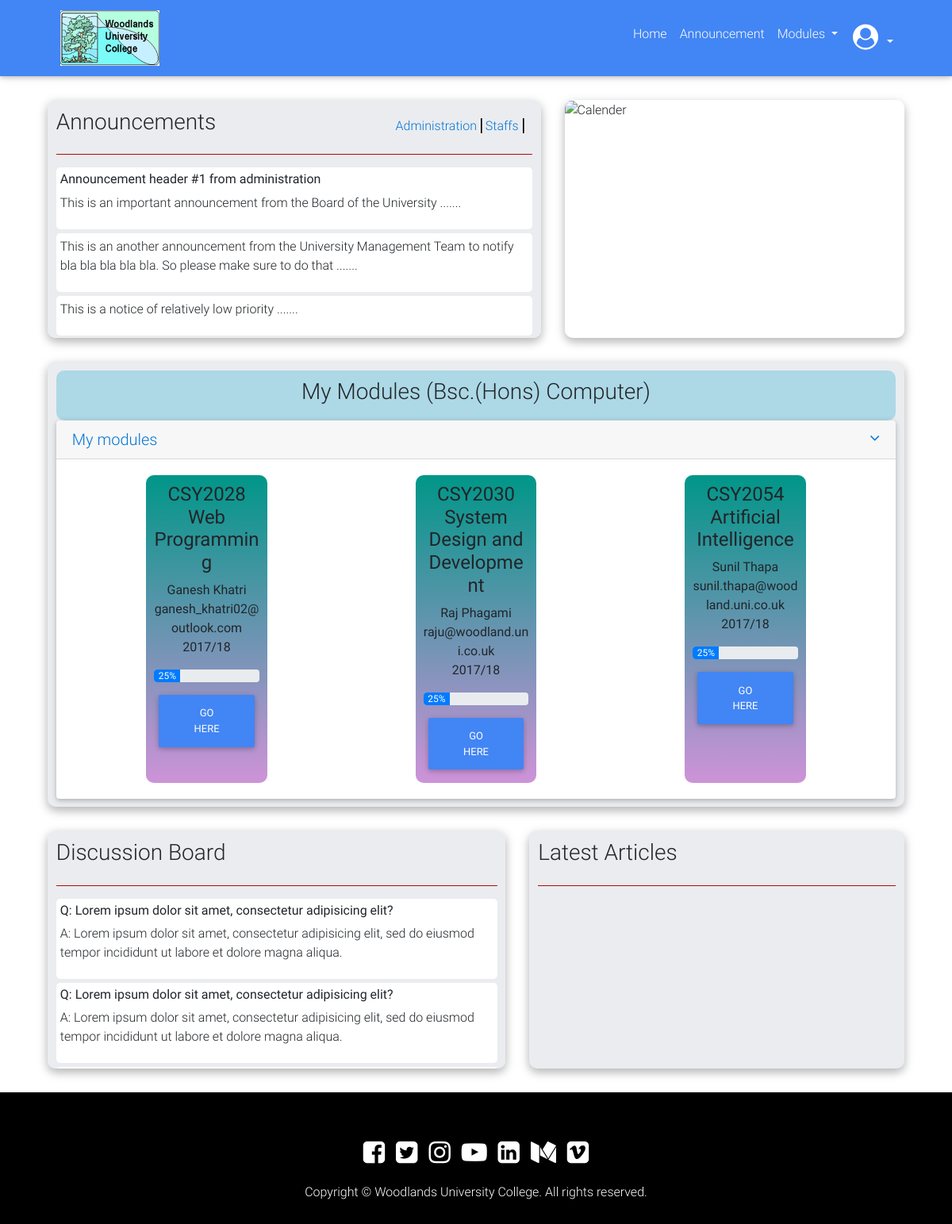
Before: /student/index.php with the older database file.
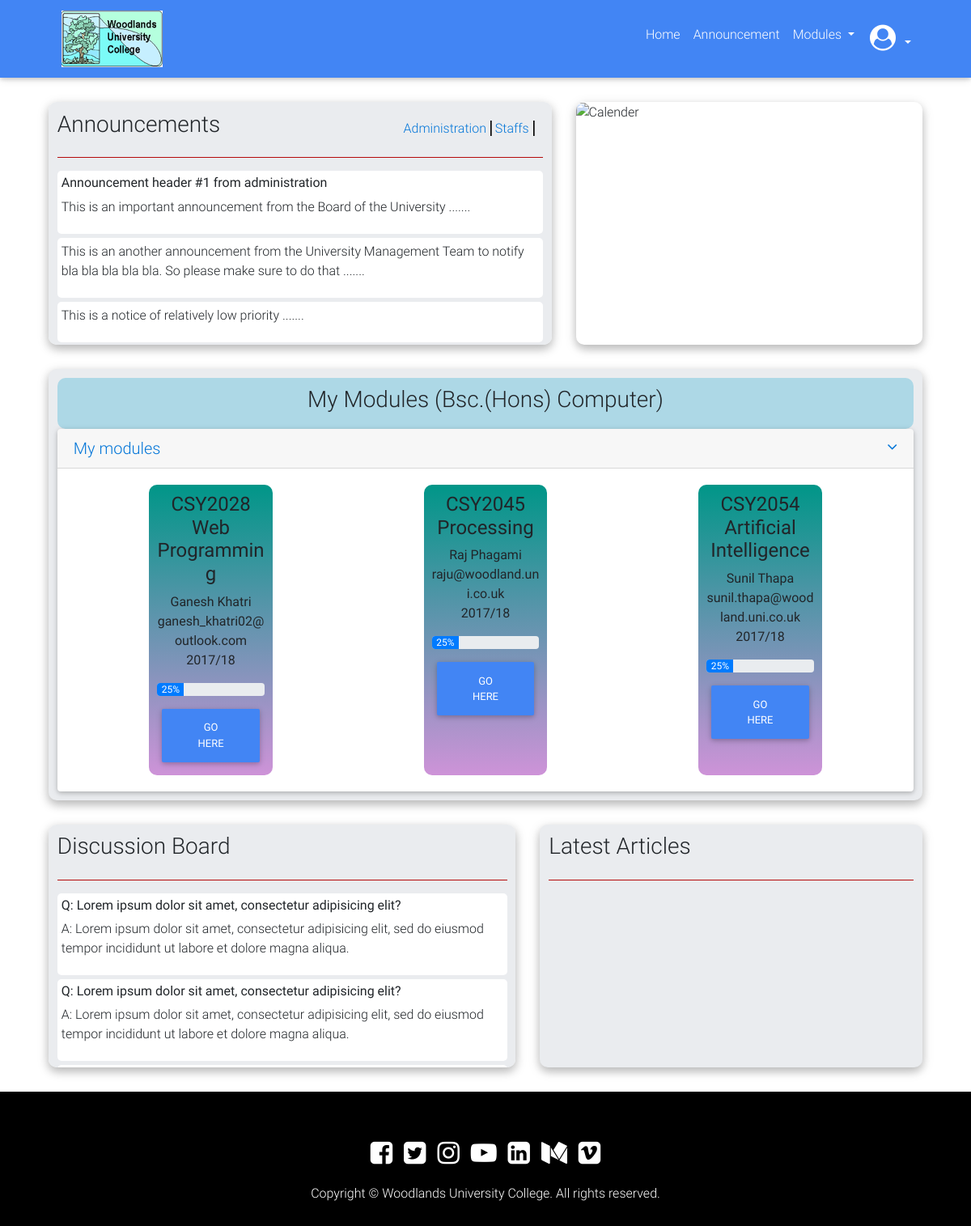
After: the same page with the newer database file.
### tables this page shows
CREATE TABLE `course` (
  `course_id` int(10) NOT NULL,
  `courseName` varchar(255) NOT NULL,
  `degree` varchar(255) NOT NULL
);

CREATE TABLE `module` (
  `module_id` int(10) NOT NULL,
  `course_id` int(10) NOT NULL,
  `moduleName` varchar(255) NOT NULL,
  `level` int(5) NOT NULL,
  `pts` int(10) NOT NULL,
  `ass1` varchar(255) NOT NULL,
  `ass2` varchar(255) NOT NULL,
  `exam` varchar(255) NOT NULL,
  `moduleCode` varchar(255) NOT NULL,
  `tutor_id` int(9) NOT NULL
);

CREATE TABLE `staff` (
  `staffId` int(9) NOT NULL,
  `staffFirstName` varchar(255) NOT NULL,
  `staffMiddleName` varchar(255) NOT NULL,
  `staffSurName` varchar(255) NOT NULL,
  `email` varchar(255) NOT NULL,
  `address` varchar(255) NOT NULL,
  `phone` varchar(20) NOT NULL,
  `role` varchar(255) NOT NULL DEFAULT 'Teacher',
  `specialistSubject` varchar(100) NOT NULL,
  `status` varchar(40) NOT NULL,
  `dormacyReason` varchar(30) NOT NULL,
  `gender` varchar(10) NOT NULL,
  `pwd` varchar(30) NOT NULL
);

### classes/databaseQuery.php (called while the page is built, shortened)
<?php
	class QueryDatabase{
		public $pdo; public $tableName;
		function __construct($pdo, $tableName){
			$this->pdo = $pdo;
			$this->tableName = $tableName;
		}
		function find($field, $value) {
		        $stmt = $this->pdo->prepare('SELECT * FROM ' . $this->tableName . ' WHERE ' . $field . ' = :value');
		        $criteria = [
		                'value' => $value
		        ];
		        $stmt->execute($criteria);
		        return $stmt;
		}
	}
?>

### functions/load-Template-Function.php (called while the page is built, shortened)
<?php
	function contentLoadingFunction($filename, $templateVars){
		extract($templateVars);
		require $filename;
		$content = ob_get_clean();
		return $content;
	}
?>

### template/student/student_layout.php (the view, shortened to what this page needs)
<!DOCTYPE html>
<html lang="en">
<head>
    <link rel="stylesheet" href="https://maxcdn.bootstrapcdn.com/font-awesome/4.7.0/css/font-awesome.min.css">
    <link href="../../assets/css/bootstrap.min.css" rel="stylesheet">
    <link href="../../assets/css/mdb.min.css" rel="stylesheet">
    <link href="../../assets/css/staffstyle.css" rel="stylesheet">
</head>
<body>
    <header>
        <nav class="navbar navbar-expand-lg navbar-dark primary-color">
            <div>
                <a class="navbar-brand" href="#">
                    <img src="../../assets/images/logo.png" height="70px" alt="University Logo">
                </a>
            </div>
            <div class="collapse navbar-collapse" id="basicExampleNav">
                <ul class="nav navbar-nav nav-flex-icons ml-auto">
                <li class="nav-item">
                    <a class="nav-link" href="index.php">Home</a>
                </li>
                <li class="nav-item">
                    <a class="nav-link" href="#">Announcement</a>
                </li>
                <li class="nav-item dropdown">
                    <a class="nav-link dropdown-toggle" href="#" id="navbarDropdownMenuLink" data-toggle="dropdown" aria-haspopup="true" aria-expanded="false">
                        Modules
                    </a>
                </li>
                <li class="nav-item dropdown">
                    <a class="nav-link dropdown-toggle" href="#" id="navbarDropdownMenuLink" data-toggle="dropdown" aria-haspopup="true" aria-expanded="false">
                        <i class="fa fa-user-circle fa-2x" aria-hidden="true"></i>
                    </a>
                </li>
            </ul>
            </div>
        </nav>
    </header>
    <main>
        <div class="section-1">
            <div class="announce example z-depth-1-half">
                <div class="announce-header">
                    <h3>Announcements</h3>
                    <div id="announce-cat">
                        <a href="#" style="border-right:2px groove black; padding-right: 5px;">Administration</a>
                        <a href="#" style="border-right:2px groove black;padding-right: 5px;">Staffs</a>
                    </div>
                </div>
                <hr>
                <div class="announce-body">
                    <div class="announcement">
                        <h6><strong>Announcement header #1 from administration</strong></h6>
                        <p>This is an important announcement from the Board of the University .......</p>
                    </div>
                    <div class="announcement">
                        <p>This is an another announcement from the University Management Team to notify bla bla bla bla bla. So please make sure to do that .......</p>
                    </div>
                    <div class="announcement">
                        <p>This is a notice of relatively low priority .......</p>
                    </div>
                </div>
            </div>
            <div class="calender example z-depth-1-half">
                <img src="img/calender.png" alt="Calender" height="300px">
            </div>
        </div>
        <div class="modules example z-depth-1-half">
            <div class="modules-header">
                <h3>My Modules (<?php
                    $studentInfo = $student->find('Stid', 1);
                    $studentFetch = $studentInfo->fetch();
                    $courseInfo = $course->find('course_id', $studentFetch['currentCoursCode']);
                    $courseName = $courseInfo->fetch();
                    echo $courseName['degree'].' '.$courseName['courseName'];
                 ?>)</h3>
            </div>
            <div class="accordion" id="accordionEx" role="tablist" aria-multiselectable="true">
                <div class="card">
                    <div class="card-header" role="tab" id="headingOne">
                        <a data-toggle="collapse" href="#collapseOne" aria-expanded="true" aria-controls="collapseOne">
                            <h5 class="mb-0">
                                My modules <i class="fa fa-angle-down rotate-icon float-right"></i>
                            </h5>
                        </a>
                    </div>
                    <div id="collapseOne" class="collapse show" role="tabpanel" aria-labelledby="headingOne" data-parent="#accordionEx" >
                        <div class="card-body">
<?php
    $moduleInfo = $module->find('course_id', $courseName['course_id']);
    while($moduleDetail = $moduleInfo->fetch()){
        $tutorInfo = $staff->find('staffId', $moduleDetail['tutor_id']);
        $tutorDetail = $tutorInfo->fetch();
        echo '
            <div class="module-card example hoverable">
                <div class="module-card-header">
                    <h4>'.$moduleDetail['moduleCode'].' <br> '.$moduleDetail['moduleName'].'</h4>
                </div>
                <div class="module-card-body">
                    <p>
                        '.$tutorDetail['staffFirstName'].' '.$tutorDetail['staffSurName'].' <br> '.$tutorDetail['email'].' <br> 2017/18
                    </p>
                    <div class="progress" style="margin-bottom: 10px;">
                        <div class="progress-bar" role="progressbar" style="width: 25%;" aria-valuenow="25" aria-valuemin="0" aria-valuemax="100">25%</div>
                    </div>
                    <a href="module.php?id='.$moduleDetail['module_id'].'" role="button" class="btn btn-primary">Go Here</a>
                </div>
            </div>
        ';
    }
?>
                        </div>
                    </div>
                </div>
            </div>
        </div>
        <div class="section-3">
            <div class="announce example z-depth-1-half discussion" style="width: 55%">
                    <div class="announce-header">
                        <h3>Discussion Board</h3>
                    </div>
                    <hr>
                    <div class="announce-body">
                        <div class="announcement">
                            <h6><strong>Q: Lorem ipsum dolor sit amet, consectetur adipisicing elit?</strong></h6>
                            <p>A: Lorem ipsum dolor sit amet, consectetur adipisicing elit, sed do eiusmod
                            tempor incididunt ut labore et dolore magna aliqua.</p>
                        </div>
                        <div class="announcement">
                            <h6><strong>Q: Lorem ipsum dolor sit amet, consectetur adipisicing elit?</strong></h6>
                            <p>A: Lorem ipsum dolor sit amet, consectetur adipisicing elit, sed do eiusmod
                            tempor incididunt ut labore et dolore magna aliqua.</p>
                        </div>
                        <div class="announcement">
                        </div>
                    </div>
                </div>
            <div class="example z-depth-1-half articles" style="width: 45%;">
                <div class="announce-header">
                    <h3>Latest Articles</h3>
                </div>
                <hr>
            </div>
        </div>
    </main>
    <footer>
        <div class="social-icons">
            <i class="fa fa-facebook-square fa-2x" aria-hidden="true" title="Facebook"></i>
            <i class="fa fa-twitter-square fa-2x" aria-hidden="true" title="Twitter"></i>
            <i class="fa fa-instagram fa-2x" aria-hidden="true" title="Instagram"></i>
            <i class="fa fa-youtube-play fa-2x" aria-hidden="true" title="Youtube"></i>
            <i class="fa fa-linkedin-square fa-2x" aria-hidden="true" title="Linked In"></i>
            <i class="fa fa-medium fa-2x" aria-hidden="true" title="Medium"></i>
            <i class="fa fa-vimeo-square fa-2x" aria-hidden="true" title="Vimeo"></i>
        </div>
        <p>Copyright &copy; Woodlands University College. All rights reserved. </p>
    </footer>
</body>
</html>

### public_html/student/index.php
<?php
	require '../../classes/databaseQuery.php';
	require '../../databaseConnect/connectSQL.php';
	require '../../functions/load-Template-Function.php';
	$title = "Welcome";
	$student = new QueryDatabase($pdo, 'student');
	$course = new QueryDatabase($pdo, 'course');
	$module = new QueryDatabase($pdo, 'module');
	$staff = new QueryDatabase($pdo, 'staff');
	$templateVars = [
		'title' => $title,
		'course' => $course,
		'student' => $student,
		'module' => $module,
		'staff' => $staff
	];
	echo contentLoadingFunction('../../template/student/student_layout.php', $templateVars);
?>

### assets/css/staffstyle.css (style rules this page uses)
* { margin: 0; padding: 0; }
header { background: red; margin-bottom: 30px; }
.navbar-collapse { position: relative; right: 50px; }
.navbar-brand { position: relative; left: 60px; }
main { width: 90%; margin: 0 auto; }
.section-1, .section-3 { display: flex; flex-direction: row; margin-bottom: 30px; }
.announce-header { display: flex; flex-direction: row; position: relative; }
#announce-cat { position: absolute; right: 0; padding: 10px; }
.announce { width: 58%; margin-right: 30px; padding: 1%; background: #eaecef; border-radius: 10px; height: 300px; overflow: auto; }
.announcement { background: white; padding: 5px; border-radius: 5px; margin-bottom: 5px; }
hr { border-top: 1px solid #b50a0a; }
.calender { width: 40%; overflow: hidden; border-radius: 10px; }
.modules { border-radius: 10px; padding: 1%; background: #eaecef; margin-bottom: 30px; }
.modules-header { background: lightblue; padding: 1%; border-radius: 10px; }
.modules-header h3 { text-align: center; }
.module-card { background: linear-gradient(to bottom, #009688 , #ce93d8); width: 15%; padding: 1%; border-radius: 10px; text-align: center; }
.modules .card-body { display: flex; flex-direction: row; justify-content: space-around; }
.articles { padding: 1%; background: #eaecef; border-radius: 10px; height: 300px; overflow: auto; }
footer { margin-top: 20px; background: black; color: white; padding: 5% 0 1% 0; text-align: center; }
.social-icons { margin-bottom: 20px; }
.social-icons i { margin: 0 5px; }

Changed rows visible on the page:
changed module "Raj": moduleCode "CSY2030" → "CSY2045"; moduleName "System Design and Development" → "Processing"
